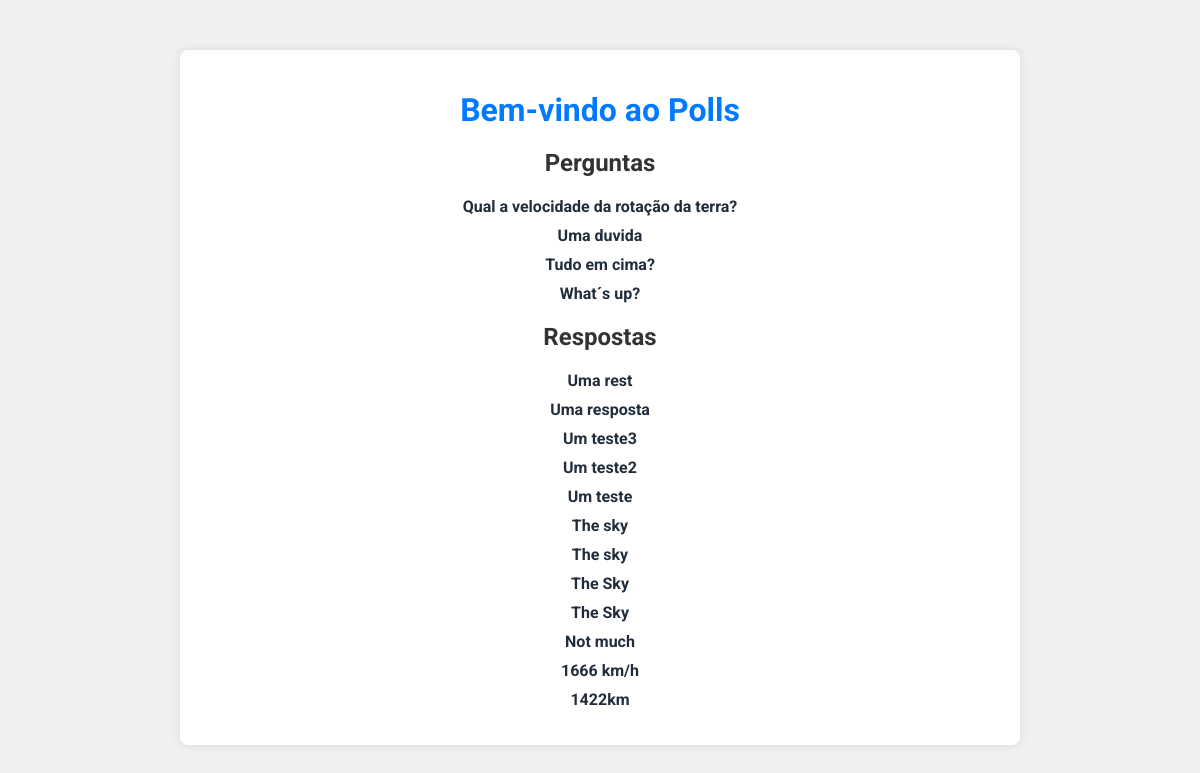
Screenshot of /polls/ with the database file from the repository.
### polls/models.py (models this page shows, shortened)
class Question(models.Model):
    question_text = models.CharField(max_length=200)
    pub_date = models.DateTimeField("date published")

class Choice(models.Model):
    question = models.ForeignKey(Question, on_delete=models.CASCADE)
    choice_text = models.CharField(max_length=200)
    votes = models.IntegerField(default=0)

### polls/views.py (the view)
# urls.py: path("", views.IndexView.as_view(), name="index"),
class IndexView(generic.ListView):
    template_name = "polls/index.html"
    context_object_name = "latest_question_list"
    def get_queryset(self):
        return Question.objects.filter(pub_date__lte=timezone.now()).order_by("-pub_date")[:5]
    def get_context_data(self, **kwargs):
        context = super().get_context_data(**kwargs)
        context['latest_choice_list'] = Choice.objects.order_by("-choice_text")
        return context

### polls/templates/polls/index.html (shortened to what this page needs)
{% load static %}
<!DOCTYPE html>
<html lang="en">
<head>
    <link rel="stylesheet" type="text/css" href="{% static 'css/style.css' %}">
</head>
<body>
    <div class="container">
        <h1>Bem-vindo ao Polls</h1>
        <div class="lista">
            <h2>Perguntas</h2>
            {% if latest_question_list %}
            <ul>
                {% for question in latest_question_list %}
                <li><a href="{% url 'polls:detail' question.id %}">{{ question.question_text }}</a></li>
                {% endfor %}
            </ul>
            {% else %}
            <p class="no-polls">No polls are available.</p>
            {% endif %}
            {% if latest_choice_list %}
            <h2>Respostas</h2>
            <ul>
                {% for choice in latest_choice_list %}
                <li>
                        <a href="{% url 'polls:detail' choice.question_id %}">
                        {{ choice.choice_text }}
                        </a>
                    </li>
                {% endfor %}
                </ul>
            {% else %}
                <p class="no-polls">No choices are available.</p>
            {% endif %}
        </div>
    </div>
</body>
</html>

### polls/static/css/style.css (style rules this page uses)
body { font-family: 'Roboto', Arial, sans-serif; background-color: #f0f0f0; color: #333; margin: 0; padding: 0; }
.container { width: 80%; max-width: 800px; margin: 50px auto; background-color: #fff; padding: 20px; box-shadow: 0 0 10px rgba(0, 0, 0, 0.1); border-radius: 8px; text-align: center; }
h1 { color: #007BFF; margin-bottom: 20px; }
ul { list-style: none; padding: 0; }
ul li { margin: 10px 0; }
ul li a { text-decoration: none; color: #212d3a; font-weight: bold; }

### rows the page displays
Question: question_text "Qual a velocidade da rotação da terra?"
Question: question_text "Uma duvida"
Question: question_text "Tudo em cima?"
Question: question_text "What´s up?"
Choice: choice_text "Uma rest"
Choice: choice_text "Uma resposta"
Choice: choice_text "Um teste3"
Choice: choice_text "Um teste2"
Choice: choice_text "Um teste"
Choice: choice_text "The sky"
Choice: choice_text "The sky"
Choice: choice_text "The Sky"
Choice: choice_text "The Sky"
Choice: choice_text "Not much"
Choice: choice_text "1666 km/h"
Choice: choice_text "1422km"
